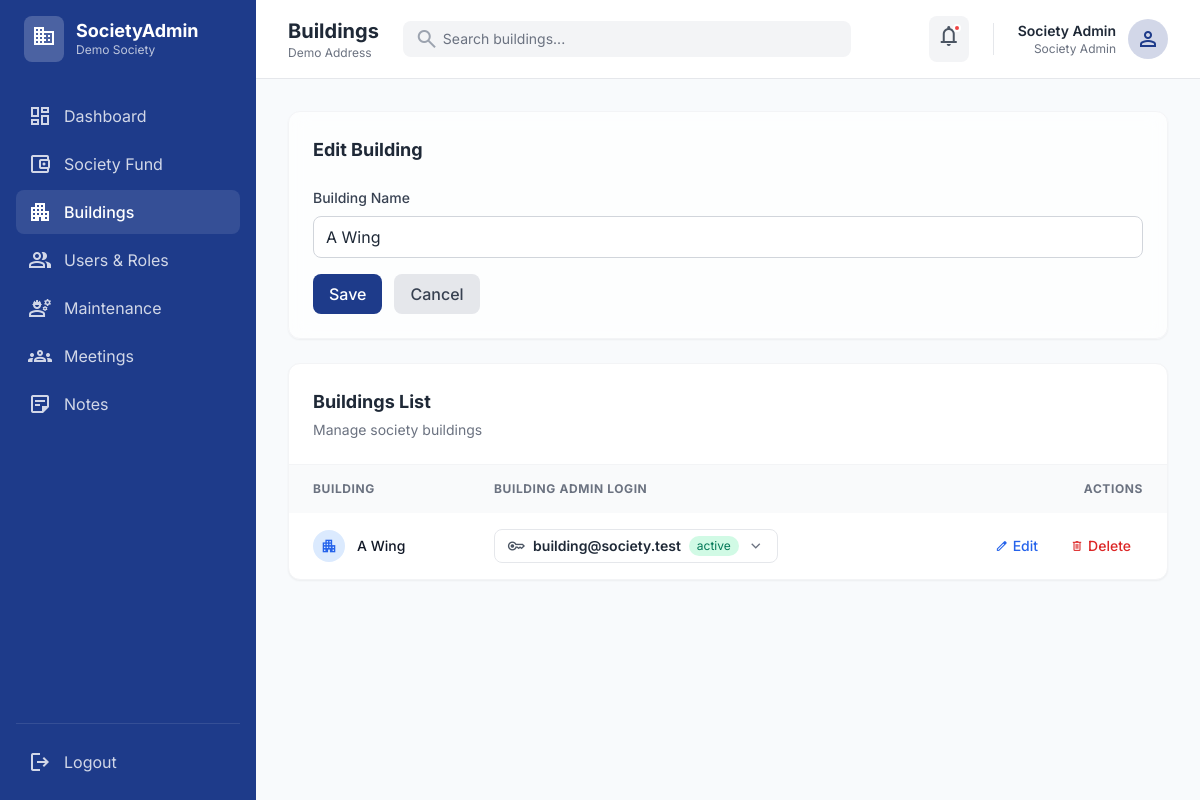
The page /backend/admin/buildings.php?action=edit&id=1 (signed in) on the database its author committed.
### tables this page shows
CREATE TABLE IF NOT EXISTS society (
  id INT UNSIGNED AUTO_INCREMENT PRIMARY KEY,
  name VARCHAR(150) NOT NULL,
  address VARCHAR(255) NULL,
  fund_total DECIMAL(12,2) NOT NULL DEFAULT 0.00
);

CREATE TABLE IF NOT EXISTS buildings (
  id INT UNSIGNED AUTO_INCREMENT PRIMARY KEY,
  society_id INT UNSIGNED NOT NULL,
  building_name VARCHAR(150) NOT NULL,
  CONSTRAINT fk_buildings_society FOREIGN KEY (society_id) REFERENCES society(id)
    ON UPDATE CASCADE ON DELETE CASCADE
);

CREATE TABLE IF NOT EXISTS users (
  id INT UNSIGNED AUTO_INCREMENT PRIMARY KEY,
  name VARCHAR(150) NOT NULL,
  email VARCHAR(190) NOT NULL,
  password VARCHAR(255) NOT NULL,
  role ENUM('society_admin','society_pramukh','building_admin','member') NOT NULL,
  society_id INT UNSIGNED NULL,
  building_id INT UNSIGNED NULL,
  status ENUM('active','inactive') NOT NULL DEFAULT 'active',
  created_at DATETIME NOT NULL DEFAULT CURRENT_TIMESTAMP,
  last_login DATETIME NULL,
  UNIQUE KEY uq_users_email (email),
  KEY idx_users_role (role),
  KEY idx_users_society (society_id),
  KEY idx_users_building (building_id),
  KEY idx_users_last_login (last_login),
  CONSTRAINT fk_users_society FOREIGN KEY (society_id) REFERENCES society(id)
    ON UPDATE CASCADE ON DELETE SET NULL,
  CONSTRAINT fk_users_building FOREIGN KEY (building_id) REFERENCES buildings(id)
    ON UPDATE CASCADE ON DELETE SET NULL
);

### backend/config/auth.php (called while the page is built, shortened)
<?php
function current_user(): ?array
{
    return $_SESSION['user'] ?? null;
}
function e(string $value): string
{
    return htmlspecialchars($value, ENT_QUOTES, 'UTF-8');
}

### backend/admin/buildings.php (the view, shortened to what this page needs)
<?php
require_once __DIR__ . '/../config/auth.php';
$societyId = require_society_scope();
$action = (string)($_GET['action'] ?? '');
$id = (int)($_GET['id'] ?? 0);
$editRow = null;
if ($action === 'edit' && $id > 0) {
    $stmt = $pdo->prepare('SELECT id, building_name FROM buildings WHERE id = ? AND society_id = ?');
    $stmt->execute([$id, $societyId]);
    $editRow = $stmt->fetch();
}
$stmt = $pdo->prepare("SELECT b.id, b.building_name,
    u.id AS admin_user_id,
    u.email AS admin_email,
    u.status AS admin_status
    FROM buildings b
    LEFT JOIN users u ON u.id = (
        SELECT uu.id FROM users uu
        WHERE uu.role='building_admin' AND uu.society_id = b.society_id AND uu.building_id = b.id
        ORDER BY uu.id ASC LIMIT 1
    )
    WHERE b.society_id = ?
    ORDER BY b.building_name ASC");
$stmt->execute([$societyId]);
$rows = $stmt->fetchAll();
$user = current_user();
$stmt = $pdo->prepare('SELECT name, address, fund_total FROM society WHERE id = ?');
$stmt->execute([$societyId]);
$society = $stmt->fetch();
?>
<!DOCTYPE html>
<html class="light" lang="en">
<head>
    <script src="https://cdn.tailwindcss.com?plugins=forms,container-queries"></script>
</head>
<body class="bg-background-light dark:bg-background-dark font-display text-[#1F2937] dark:text-gray-100">
<div class="flex h-screen overflow-hidden">
    <aside class="w-64 flex-shrink-0 bg-primary text-white flex flex-col justify-between p-4 h-full">
        <div class="flex flex-col gap-8">
            <div class="flex items-center gap-3 px-2">
                <div class="bg-white/20 p-2 rounded-lg">
                    <span class="material-symbols-outlined text-white">domain</span>
                </div>
                <div class="flex flex-col">
                    <h1 class="text-white text-lg font-bold leading-tight">SocietyAdmin</h1>
                    <p class="text-white/70 text-xs font-normal"><?php echo e($society['name'] ?? ''); ?></p>
                </div>
            </div>
            <nav class="flex flex-col gap-1">
                <a href="dashboard.php" class="flex items-center gap-3 px-3 py-2.5 rounded-lg hover:bg-white/5 text-white/80 transition-colors">
                    <span class="material-symbols-outlined">dashboard</span>
                    <span>Dashboard</span>
                </a>
                <a href="society_fund.php" class="flex items-center gap-3 px-3 py-2.5 rounded-lg hover:bg-white/5 text-white/80 transition-colors">
                    <span class="material-symbols-outlined">account_balance_wallet</span>
                    <span>Society Fund</span>
                </a>
                <a href="buildings.php" class="flex items-center gap-3 px-3 py-2.5 rounded-lg bg-white/10 text-white font-medium">
                    <span class="material-symbols-outlined">apartment</span>
                    <span>Buildings</span>
                </a>
                <a href="users.php" class="flex items-center gap-3 px-3 py-2.5 rounded-lg hover:bg-white/5 text-white/80 transition-colors">
                    <span class="material-symbols-outlined">group</span>
                    <span>Users & Roles</span>
                </a>
                <a href="maintenance.php" class="flex items-center gap-3 px-3 py-2.5 rounded-lg hover:bg-white/5 text-white/80 transition-colors">
                    <span class="material-symbols-outlined">engineering</span>
                    <span>Maintenance</span>
                </a>
                <a href="meetings.php" class="flex items-center gap-3 px-3 py-2.5 rounded-lg hover:bg-white/5 text-white/80 transition-colors">
                    <span class="material-symbols-outlined">groups</span>
                    <span>Meetings</span>
                </a>
                <a href="notes.php" class="flex items-center gap-3 px-3 py-2.5 rounded-lg hover:bg-white/5 text-white/80 transition-colors">
                    <span class="material-symbols-outlined">sticky_note_2</span>
                    <span>Notes</span>
                </a>
            </nav>
        </div>
        <div class="pt-4 border-t border-white/10">
            <a href="../auth/logout.php" class="flex items-center gap-3 px-3 py-2.5 rounded-lg hover:bg-white/5 text-white/80 transition-colors">
                <span class="material-symbols-outlined">logout</span>
                <span>Logout</span>
            </a>
        </div>
    </aside>
    <main class="flex-1 flex flex-col overflow-y-auto">
        <header class="flex items-center justify-between px-8 py-4 border-b border-gray-200 dark:border-gray-800 bg-white dark:bg-slate-900 sticky top-0 z-10">
            <div class="flex items-center gap-6 flex-1">
                <div>
                    <h2 class="text-[#1F2937] dark:text-white text-xl font-bold">Buildings</h2>
                    <p class="text-xs text-gray-500 dark:text-gray-400"><?php echo e($society['address'] ?? ''); ?></p>
                </div>
                <div class="max-w-md w-full relative hidden md:block">
                    <span class="material-symbols-outlined absolute left-3 top-1/2 -translate-y-1/2 text-gray-400">search</span>
                    <input class="w-full bg-gray-100 dark:bg-gray-800 border-none rounded-lg pl-10 pr-4 py-2 focus:ring-2 focus:ring-primary/20 text-sm" placeholder="Search buildings..." type="text"/>
                </div>
            </div>
            <div class="flex items-center gap-4">
                <button class="p-2 bg-gray-100 dark:bg-gray-800 rounded-lg text-gray-600 dark:text-gray-400 relative">
                    <span class="material-symbols-outlined">notifications</span>
                    <span class="absolute top-2 right-2 w-2 h-2 bg-red-500 rounded-full border-2 border-white dark:border-gray-900"></span>
                </button>
                <div class="flex items-center gap-3">
                    <div class="text-right hidden sm:block">
                        <p class="text-sm font-semibold text-[#1F2937] dark:text-white"><?php echo e($user['name'] ?? 'Society Admin'); ?></p>
                        <p class="text-xs text-gray-500">Society Admin</p>
                    </div>
                    <div class="relative">
                        <button onclick="toggleProfileMenu()" class="w-10 h-10 rounded-full bg-primary/20 flex items-center justify-center hover:bg-primary/30 transition-colors">
                            <span class="material-symbols-outlined text-primary">person</span>
                        </button>
                    </div>
                </div>
            </div>
        </header>
        <div class="p-8 flex flex-col gap-6">
            <div class="glass-card rounded-xl p-6 shadow-sm border border-gray-100 dark:border-gray-800">
                <div class="flex items-start justify-between gap-4 flex-col sm:flex-row sm:items-center mb-6">
                    <h3 class="text-lg font-bold text-[#1F2937] dark:text-white"><?php echo $editRow ? 'Edit Building' : 'Add New Building'; ?></h3>
                </div>
                <?php if ($editRow): ?>
                    <form method="post" action="" class="space-y-4">
                        <div>
                            <label class="block text-sm font-medium text-gray-700 dark:text-gray-300 mb-2">Building Name</label>
                            <input class="w-full px-3 py-2 border border-gray-300 dark:border-gray-600 rounded-lg focus:ring-2 focus:ring-primary/20 focus:border-transparent dark:bg-gray-800 dark:text-white" type="text" name="building_name" value="<?php echo e((string)$editRow['building_name']); ?>" required>
                        </div>
                        <div class="flex gap-3">
                            <button type="submit" class="px-4 py-2 bg-primary text-white rounded-lg hover:bg-primary/90 transition-colors font-medium">Save</button>
                            <a href="buildings.php" class="px-4 py-2 bg-gray-200 dark:bg-gray-700 text-gray-700 dark:text-gray-200 rounded-lg hover:bg-gray-300 dark:hover:bg-gray-600 transition-colors font-medium">Cancel</a>
                        </div>
                    </form>
                <?php endif; ?>
            </div>
            <div class="bg-white dark:bg-slate-900 rounded-xl shadow-sm border border-gray-100 dark:border-gray-800 overflow-hidden">
                <div class="p-6 border-b border-gray-100 dark:border-gray-800">
                    <h3 class="text-lg font-bold text-[#1F2937] dark:text-white">Buildings List</h3>
                    <p class="text-sm text-gray-500 mt-1">Manage society buildings</p>
                </div>
                <div class="overflow-x-auto">
                    <table class="w-full text-left border-collapse">
                        <thead class="bg-gray-50 dark:bg-gray-800/50">
                            <tr>
                                <th class="px-6 py-4 text-xs font-bold text-gray-500 uppercase tracking-wider">Building</th>
                                <th class="px-6 py-4 text-xs font-bold text-gray-500 uppercase tracking-wider">Building Admin Login</th>
                                <th class="px-6 py-4 text-xs font-bold text-gray-500 uppercase tracking-wider text-right">Actions</th>
                            </tr>
                        </thead>
                        <tbody class="divide-y divide-gray-100 dark:divide-gray-800">
                            <?php foreach ($rows as $r): ?>
                                <tr class="hover:bg-gray-50 dark:hover:bg-gray-800/30 transition-colors">
                                    <td class="px-6 py-4">
                                        <div class="flex items-center gap-3">
                                            <div class="w-8 h-8 rounded-full bg-blue-100 dark:bg-blue-900/30 flex items-center justify-center text-blue-600 dark:text-blue-400">
                                                <span class="material-symbols-outlined text-lg">apartment</span>
                                            </div>
                                            <span class="text-sm font-medium text-gray-900 dark:text-white"><?php echo e((string)$r['building_name']); ?></span>
                                        </div>
                                    </td>
                                    <td class="px-6 py-4">
                                        <?php
                                            $adminEmail = (string)($r['admin_email'] ?? '');
                                            $adminStatus = (string)($r['admin_status'] ?? '');
                                        ?>
                                        <details class="group">
                                            <summary class="list-none cursor-pointer select-none">
                                                <div class="inline-flex items-center gap-2 px-3 py-1.5 rounded-lg border border-gray-200 dark:border-gray-800 bg-white/70 dark:bg-slate-900/60 hover:bg-white dark:hover:bg-slate-900 transition-colors">
                                                    <span class="material-symbols-outlined text-[18px] text-gray-600 dark:text-gray-300">key</span>
                                                    <span class="text-sm font-semibold text-gray-800 dark:text-gray-100">
                                                        <?php echo $adminEmail !== '' ? e($adminEmail) : 'Create Login'; ?>
                                                    </span>
                                                    <?php if ($adminEmail !== ''): ?>
                                                        <span class="text-xs px-2 py-0.5 rounded-full <?php echo ($adminStatus === 'active') ? 'bg-emerald-100 text-emerald-700 dark:bg-emerald-900/30 dark:text-emerald-200' : 'bg-gray-100 text-gray-700 dark:bg-gray-800 dark:text-gray-200'; ?>">
                                                            <?php echo e($adminStatus !== '' ? $adminStatus : 'active'); ?>
                                                        </span>
                                                    <?php endif; ?>
                                                    <span class="material-symbols-outlined text-[18px] text-gray-500 group-open:rotate-180 transition-transform">expand_more</span>
                                                </div>
                                            </summary>
                                        </details>
                                    </td>
                                    <td class="px-6 py-4 text-right">
                                        <div class="flex items-center justify-end gap-2">
                                            <a href="buildings.php?action=edit&id=<?php echo e((string)$r['id']); ?>" class="inline-flex items-center gap-1 px-3 py-1.5 text-sm font-medium text-blue-600 dark:text-blue-400 hover:bg-blue-50 dark:hover:bg-blue-900/20 rounded-lg transition-colors">
                                                <span class="material-symbols-outlined text-sm">edit</span>
                                                Edit
                                            </a>
                                            <form method="post" action="" onsubmit="return confirm('Delete this building?');" class="inline">
                                                <button type="submit" class="inline-flex items-center gap-1 px-3 py-1.5 text-sm font-medium text-red-600 dark:text-red-400 hover:bg-red-50 dark:hover:bg-red-900/20 rounded-lg transition-colors">
                                                    <span class="material-symbols-outlined text-sm">delete</span>
                                                    Delete
                                                </button>
                                            </form>
                                        </div>
                                    </td>
                                </tr>
                            <?php endforeach; ?>
                        </tbody>
                    </table>
                </div>
            </div>
        </div>
    </main>
</div>
</body>
</html>

### backend/admin/buildings.php (style rules this page uses)
.glass-card { background: rgba(255, 255, 255, 0.7); backdrop-filter: blur(10px); border: 1px solid rgba(255, 255, 255, 0.2); }

### rows shown on the page
society: name "Demo Society", address "Demo Address"
buildings: building_name "A Wing"
users: building.building_name "A Wing", email "building@society.test", status "active"

### other values the page prints
$user['name'] "Society Admin"
